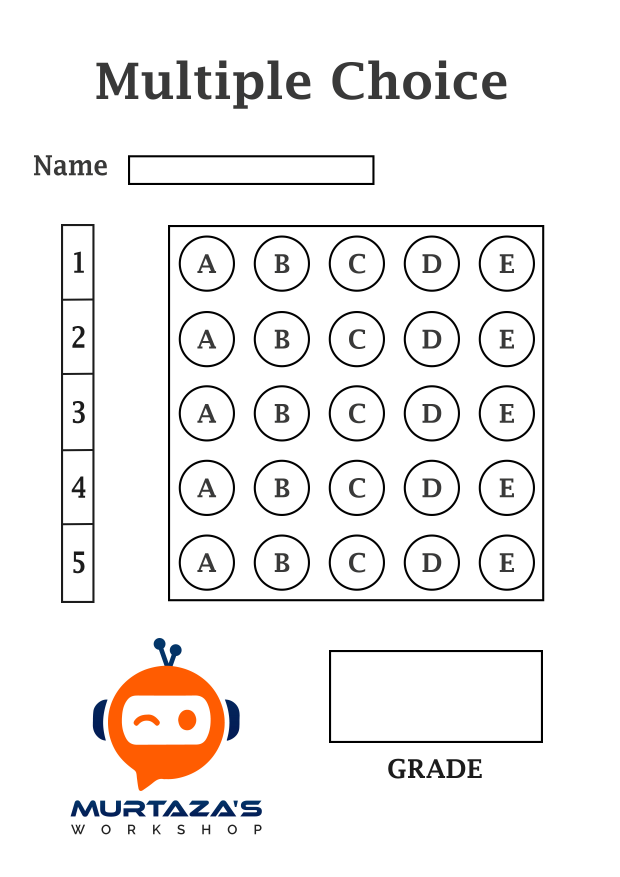
#> input picture MCQPaper.jpg, 2480 x 3508 px, given in place of , which was not available (shown at 1/4 size)
$ python -i OMR_Main.py   (imports and definitions only)
#> lines starting #> are read from the running program, lines starting #| are printed output that depends on the picture; after the words box and inside, x2 and y2 are one past the last pixel; in counts of white or black regions, pixels touching at a corner belong together; pictures that were not available may be replaced by others from this repository, and a replacement may not be noted
### utlis.py
import cv2
import numpy as np

# TO STACK ALL THE IMAGES IN ONE WINDOW


def stackImages(imgArray, scale, lables=[]):
    rows = len(imgArray)
    cols = len(imgArray[0])
    rowsAvailable = isinstance(imgArray[0], list)
    width = imgArray[0][0].shape[1]
    height = imgArray[0][0].shape[0]
    if rowsAvailable:
        for x in range(0, rows):
            for y in range(0, cols):
                imgArray[x][y] = cv2.resize(
                    imgArray[x][y], (0, 0), None, scale, scale)
                if len(imgArray[x][y].shape) == 2:
                    imgArray[x][y] = cv2.cvtColor(
                        imgArray[x][y], cv2.COLOR_GRAY2BGR)
        imageBlank = np.zeros((height, width, 3), np.uint8)
        hor = [imageBlank]*rows
        hor_con = [imageBlank]*rows
        for x in range(0, rows):
            hor[x] = np.hstack(imgArray[x])
            hor_con[x] = np.concatenate(imgArray[x])
        ver = np.vstack(hor)
        ver_con = np.concatenate(hor)
    else:
        for x in range(0, rows):
            imgArray[x] = cv2.resize(imgArray[x], (0, 0), None, scale, scale)
            if len(imgArray[x].shape) == 2:
                imgArray[x] = cv2.cvtColor(imgArray[x], cv2.COLOR_GRAY2BGR)
        hor = np.hstack(imgArray)
        hor_con = np.concatenate(imgArray)
        ver = hor
    if len(lables) != 0:
        eachImgWidth = int(ver.shape[1] / cols)
        eachImgHeight = int(ver.shape[0] / rows)
        for d in range(0, rows):
            for c in range(0, cols):
                cv2.rectangle(ver, (c*eachImgWidth, eachImgHeight*d), (c*eachImgWidth+len(
                    lables[d][c])*13+27, 30+eachImgHeight*d), (255, 255, 255), cv2.FILLED)
                cv2.putText(ver, lables[d][c], (eachImgWidth*c+10, eachImgHeight *
                            d+20), cv2.FONT_HERSHEY_COMPLEX, 0.7, (255, 0, 255), 2)
    return ver


def reorder(myPoints):

    myPoints = myPoints.reshape((4, 2))  # REMOVE EXTRA BRACKET
    # NEW MATRIX WITH ARRANGED POINTS
    myPointsNew = np.zeros((4, 1, 2), np.int32)
    add = myPoints.sum(1)
    myPointsNew[0] = myPoints[np.argmin(add)]  # [0,0]
    myPointsNew[3] = myPoints[np.argmax(add)]  # [w,h]
    diff = np.diff(myPoints, axis=1)
    myPointsNew[1] = myPoints[np.argmin(diff)]  # [w,0]
    myPointsNew[2] = myPoints[np.argmax(diff)]  # [h,0]

    return myPointsNew


def rectContour(contours):

    rectCon = []
    max_area = 0
    for i in contours:
        area = cv2.contourArea(i)
        if area > 50:
            peri = cv2.arcLength(i, True)
            approx = cv2.approxPolyDP(i, 0.02 * peri, True)
            if len(approx) == 4:
                rectCon.append(i)
    rectCon = sorted(rectCon, key=cv2.contourArea, reverse=True)
    return rectCon


def getCornerPoints(cont):
    peri = cv2.arcLength(cont, True)  # LENGTH OF CONTOUR
    # APPROXIMATE THE POLY TO GET CORNER POINTS
    approx = cv2.approxPolyDP(cont, 0.02 * peri, True)
    return approx


def splitBoxes(img):
    rows = np.vsplit(img, 5)
    boxes = []
    for r in rows:
        cols = np.hsplit(r, 5)
        for box in cols:
            boxes.append(box)
    return boxes


def drawGrid(img, questions=5, choices=5):
    secW = int(img.shape[1]/questions)
    secH = int(img.shape[0]/choices)
    for i in range(0, 9):
        pt1 = (0, secH*i)
        pt2 = (img.shape[1], secH*i)
        pt3 = (secW * i, 0)
        pt4 = (secW*i, img.shape[0])
        cv2.line(img, pt1, pt2, (255, 255, 0), 2)
        cv2.line(img, pt3, pt4, (255, 255, 0), 2)

    return img


def showAnswers(img, myIndex, grading, ans, questions=5, choices=5):
    secW = int(img.shape[1]/questions)
    secH = int(img.shape[0]/choices)

    for x in range(0, questions):
        myAns = myIndex[x]
        cX = (myAns * secW) + secW // 2
        cY = (x * secH) + secH // 2
        if grading[x] == 1:
            myColor = (0, 255, 0)
            # cv2.rectangle(img,(myAns*secW,x*secH),((myAns*secW)+secW,(x*secH)+secH),myColor,cv2.FILLED)
            cv2.circle(img, (cX, cY), 50, myColor, cv2.FILLED)
        else:
            myColor = (0, 0, 255)
            # cv2.rectangle(img, (myAns * secW, x * secH), ((myAns * secW) + secW, (x * secH) + secH), myColor, cv2.FILLED)
            cv2.circle(img, (cX, cY), 50, myColor, cv2.FILLED)

            # CORRECT ANSWER
            myColor = (0, 255, 0)
            correctAns = ans[x]
            cv2.circle(img, ((correctAns * secW)+secW//2, (x * secH)+secH//2),
                       20, myColor, cv2.FILLED)

### OMR_Main.py
import cv2
import numpy as np
import utlis
import tkinter as tk
from tkinter import filedialog
import os

########################################################################
pathImage = ""
heightImg = 700
widthImg = 700
questions = 5
choices = 5
ans = [1, 1, 1, 1, 1]
########################################################################


def select_image():
    global pathImage
    pathImage = filedialog.askopenfilename(initialdir=os.getcwd(), title="Select Image",
                                           filetypes=(("JPEG files", ".jpg"), ("PNG files", ".png"), ("All files", ".")))

    if pathImage:
        process_image()
    else:
        print("Failed Loading the Image")


def process_image():
    img = cv2.imread(pathImage)
#> img is the input picture: shape (3508, 2480, 3); mean B, G, R 239, 239.9, 241.8
    img = cv2.resize(img, (widthImg, heightImg))  # RESIZE IMAGE
#> img: shape (700, 700, 3)
    imgFinal = img.copy()
    # CREATE A BLANK IMAGE FOR TESTING DEBUGGING IF REQUIRED
    imgBlank = np.zeros((heightImg, widthImg, 3), np.uint8)
    # CONVERT IMAGE TO GRAY SCALE
    imgGray = cv2.cvtColor(img, cv2.COLOR_BGR2GRAY)
    imgBlur = cv2.GaussianBlur(imgGray, (5, 5), 1)  # ADD GAUSSIAN BLUR
    imgCanny = cv2.Canny(imgBlur, 10, 70)  # APPLY CANNY
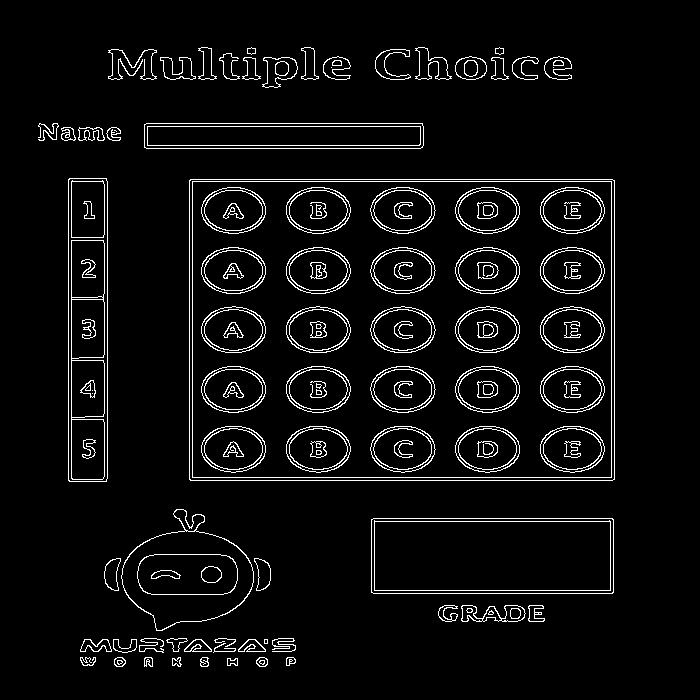
#> imgCanny: shape (700, 700); 5.1% white in thin lines or dots, all inside (x1, y1, x2, y2) = (38, 47, 615, 667)

    # FIND ALL COUNTOURS
    imgContours = img.copy()  # COPY IMAGE FOR DISPLAY PURPOSES
    imgBigContour = img.copy()  # COPY IMAGE FOR DISPLAY PURPOSES
    contours, hierarchy = cv2.findContours(
        imgCanny, cv2.RETR_EXTERNAL, cv2.CHAIN_APPROX_NONE)  # FIND ALL CONTOURS
#> contours = 48 contours, 7 with area under 20; largest, box (x1, y1, x2, y2) and area: (189, 179, 615, 481) 127921, (371, 518, 614, 594) 18146, (68, 178, 108, 482) 11811, (121, 509, 254, 631) 9922, (144, 123, 424, 149) 6966
    # DRAW ALL DETECTED CONTOURS
    cv2.drawContours(imgContours, contours, -1, (0, 255, 0), 10)
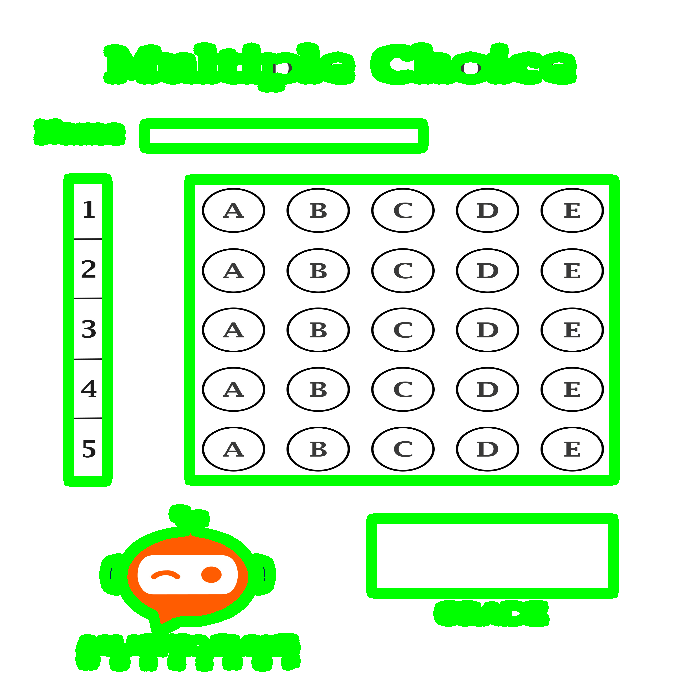
#> imgContours: shape (700, 700, 3); mean B, G, R 210.2, 247.7, 212.4
    rectCon = utlis.rectContour(contours)  # FILTER FOR RECTANGLE CONTOURS
#> the loop in rectContour, `for i in contours:` made 48 passes
#> (area, peri, approx) on passes 24, 26, 27, 31: (18146, 631.7, [[371, 519], [373, 593], [613, 592], [612, 518]]), (127921, 1449.7, [[189, 180], [190, 480], [614, 479], [614, 180]]), (11811, 681.7, [[69, 178], [68, 480], [106, 481], [107, 181]]), (6965.5, 605.1, [[144, 124], [146, 148], [423, 145], [422, 123]])
#> (area, peri) on passes 1 to 6: (55, 38.49), (57.5, 31.07), (85, 34.14), (64.5, 32.73), (53, 38.97), (57.5, 42.73)
#> after the loop in rectContour, `for i in contours:`: rectCon = 4 contours; box (x1, y1, x2, y2) and area: (189, 179, 615, 481) 127921, (371, 518, 614, 594) 18146, (68, 178, 108, 482) 11811, (144, 123, 424, 149) 6966
    # GET CORNER POINTS OF THE BIGGEST RECTANGLE
    biggestPoints = utlis.getCornerPoints(rectCon[0])
#> in getCornerPoints, `peri = cv2.arcLength(cont, True)`: peri = 1449.7
#> in getCornerPoints, `approx = cv2.approxPolyDP(cont, 0.02 * peri, True)`: approx = [[189, 180], [190, 480], [614, 479], [614, 180]]
#> biggestPoints = [[189, 180], [190, 480], [614, 479], [614, 180]]
    # GET CORNER POINTS OF THE SECOND BIGGEST RECTANGLE
    gradePoints = utlis.getCornerPoints(rectCon[1])
#> gradePoints = [[371, 519], [373, 593], [613, 592], [612, 518]]

    if biggestPoints.size != 0 and gradePoints.size != 0:

        # BIGGEST RECTANGLE WARPING
        biggestPoints = utlis.reorder(biggestPoints)  # REORDER FOR WARPING
#> in reorder, `myPoints = myPoints.reshape((4, 2))`: myPoints = [[189, 180], [190, 480], [614, 479], [614, 180]]
#> in reorder, `add = myPoints.sum(1)`: add = [369, 670, 1093, 794]
#> in reorder, `diff = np.diff(myPoints, axis=1)`: diff = [-9, 290, -135, -434]
#> biggestPoints = [[189, 180], [614, 180], [190, 480], [614, 479]]
        cv2.drawContours(imgBigContour, biggestPoints, -1,
                         (0, 255, 0), 20)  # DRAW THE BIGGEST CONTOUR
#> imgBigContour: shape (700, 700, 3); mean B, G, R 238.4, 240, 241.2
        pts1 = np.float32(biggestPoints)  # PREPARE POINTS FOR WARP
#> pts1 = [[189, 180], [614, 180], [190, 480], [614, 479]]
        pts2 = np.float32([[0, 0], [widthImg, 0], [0, heightImg], [
            widthImg, heightImg]])  # PREPARE POINTS FOR WARP
        matrix = cv2.getPerspectiveTransform(
            pts1, pts2)  # GET TRANSFORMATION MATRIX
#> matrix = [[1.64, -0.00546, -308.4], [0, 2.32, -417.8], [-7.84e-06, -7.79e-06, 1]]
        imgWarpColored = cv2.warpPerspective(
            img, matrix, (widthImg, heightImg))  # APPLY WARP PERSPECTIVE

        # SECOND BIGGEST RECTANGLE WARPING
        cv2.drawContours(imgBigContour, gradePoints, -1,
                         (255, 0, 0), 20)  # DRAW THE BIGGEST CONTOUR
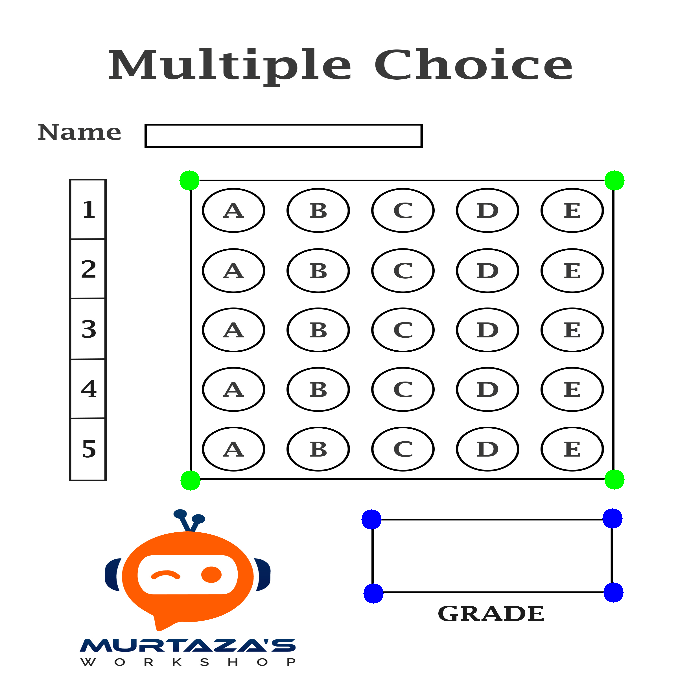
#> imgBigContour: shape (700, 700, 3); mean B, G, R 238.5, 239.4, 240.7
        gradePoints = utlis.reorder(gradePoints)  # REORDER FOR WARPING
#> gradePoints = [[371, 519], [612, 518], [373, 593], [613, 592]]
        ptsG1 = np.float32(gradePoints)  # PREPARE POINTS FOR WARP
#> ptsG1 = [[371, 519], [612, 518], [373, 593], [613, 592]]
        # PREPARE POINTS FOR WARP
        ptsG2 = np.float32([[0, 0], [325, 0], [0, 150], [325, 150]])
        matrixG = cv2.getPerspectiveTransform(
            ptsG1, ptsG2)  # GET TRANSFORMATION MATRIX
#> matrixG = [[1.31, -0.0354, -467.6], [0.00814, 1.96, -1020.8], [-4.53e-07, -5.45e-05, 1]]
        imgGradeDisplay = cv2.warpPerspective(
            img, matrixG, (325, 150))  # APPLY WARP PERSPECTIVE

        # APPLY THRESHOLD
        imgWarpGray = cv2.cvtColor(
            imgWarpColored, cv2.COLOR_BGR2GRAY)  # CONVERT TO GRAYSCALE
        imgThresh = cv2.threshold(imgWarpGray, 170, 255, cv2.THRESH_BINARY_INV)[
            1]  # APPLY THRESHOLD AND INVERSE
#> imgThresh: shape (700, 700); 12.4% white; 51 white regions, largest, box (x1, y1, x2, y2) and area: (0, 0, 700, 700) 10010, (158, 435, 264, 541) 1502, (578, 158, 683, 264) 1499

        boxes = utlis.splitBoxes(imgThresh)  # GET INDIVIDUAL BOXES
#> in splitBoxes, `rows = np.vsplit(img, 5)`: rows = 5 items
#> the loop in splitBoxes, `for r in rows:` made 5 passes
#> after the loop in splitBoxes, `for r in rows:`: boxes = 25 items
#> boxes = 25 items
        # cv2.imshow("Split Test ", boxes[3])
        countR = 0
        countC = 0
        # TO STORE THE NON ZERO VALUES OF EACH BOX
        myPixelVal = np.zeros((questions, choices))
        for image in boxes:
            # cv2.imshow(str(countR)+str(countC),image)
            totalPixels = cv2.countNonZero(image)
            myPixelVal[countR][countC] = totalPixels
            countC += 1
            if (countC == choices):
                countC = 0
                countR += 1
#> this loop made 25 passes
#> totalPixels on passes 1 to 12: 2786, 2359, 2161, 2391, 2850, 2457, 2079, 1918, 2153, 2562, 2480, 2053
#> after the loop, countC = 0; countR = 5; myPixelVal = [[2786, 2359, 2161, 2391, 2850], [2457, 2079, 1918, 2153, 2562], [2480, 2053, 1913, 2156, 2583], [2554, 2120, 1912, 2178, 2592], [3175, 2760, 2579, 2684, 3069]]
        print(myPixelVal)
#| [[2786. 2359. 2161. 2391. 2850.]
#|  [2457. 2079. 1918. 2153. 2562.]
#|  [2480. 2053. 1913. 2156. 2583.]
#|  [2554. 2120. 1912. 2178. 2592.]
#|  [3175. 2760. 2579. 2684. 3069.]]

        # FIND THE USER ANSWERS AND PUT THEM IN A LIST
        myIndex = []
        for x in range(0, questions):
            arr = myPixelVal[x]
            # Greter then 5200 is consided as marked.
            cnt = int(0)

            for v in range(0, choices):
                if arr[v] > 5200:
                    cnt = cnt+1
            if cnt == 1:
                myIndexVal = np.where(arr == np.amax(arr))
                print(myIndexVal)
                myIndex.append(myIndexVal[0][0])
            else:
                myIndex.append(-1)
#> this loop made 5 passes
#> after the loop, myIndex = [-1, -1, -1, -1, -1]

        # COMPARE THE VALUES TO FIND THE CORRECT ANSWERS
        grading = []
        for x in range(0, questions):
            if myIndex[x] == -1:
                grading.append(0)
            elif ans[x] == myIndex[x]:
                grading.append(1)
            else:
                grading.append(0)
#> after the loop, grading = [0, 0, 0, 0, 0]
        score = (sum(grading)/questions)*100
#> score = 0

        # DISPLAYING ANSWERS
        utlis.showAnswers(imgWarpColored, myIndex, grading,
                          ans)  # DRAW DETECTED ANSWERS
        utlis.drawGrid(imgWarpColored)  # DRAW GRID
#> after the loop in drawGrid, `for i in range(0, 9):`:
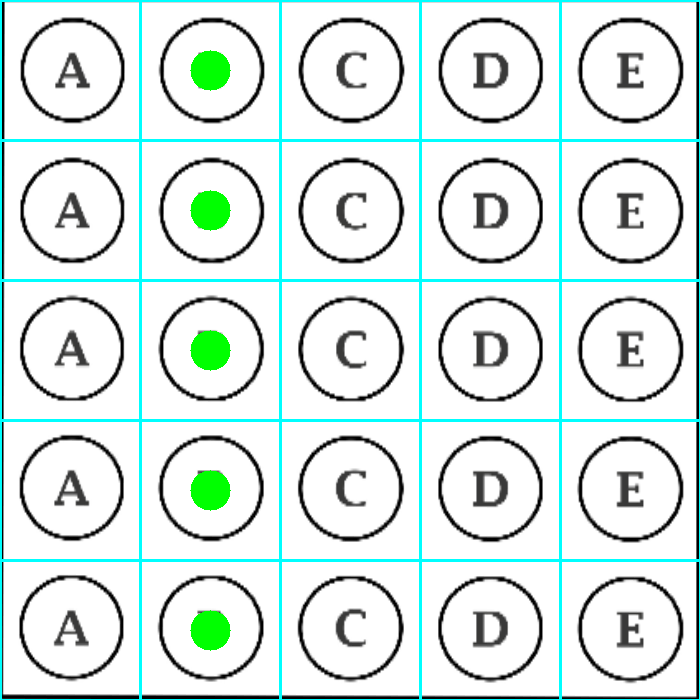
#> img: shape (700, 700, 3); mean B, G, R 228.9, 232.2, 218.1
        # NEW BLANK IMAGE WITH WARP IMAGE SIZE
        imgRawDrawings = np.zeros_like(imgWarpColored)  # BLANK IMAGE

        utlis.showAnswers(imgRawDrawings, myIndex,
                          grading, ans)  # DRAW ON NEW IMAGE
#> call 2 of showAnswers, with questions = 5, choices = 5
#> after the loop in showAnswers (call 2), `for x in range(0, questions):`:
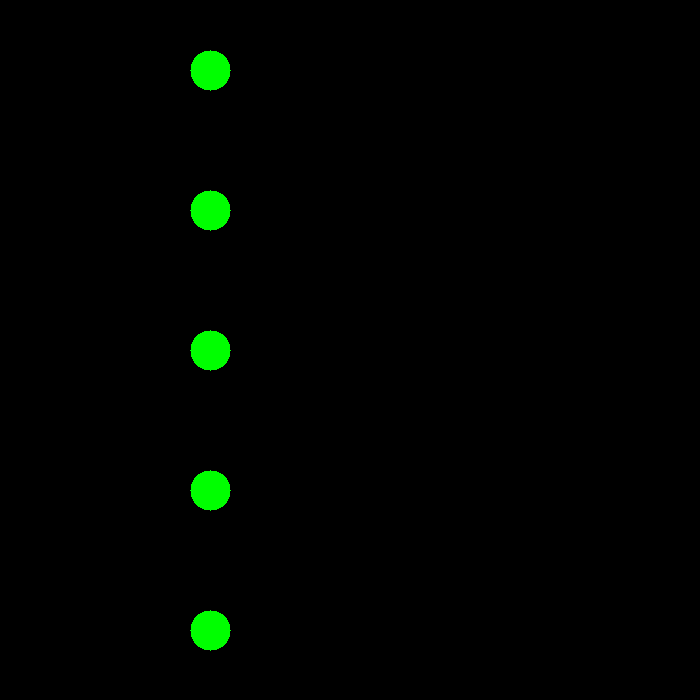
#> img: shape (700, 700, 3); mean B, G, R 0, 3.3, 0

        invMatrix = cv2.getPerspectiveTransform(
            pts2, pts1)  # INVERSE TRANSFORMATION MATRIX
#> invMatrix = [[0.61, 0.00207, 189], [0.000862, 0.43, 180], [4.79e-06, 3.37e-06, 1]]
        imgInvWarp = cv2.warpPerspective(
            imgRawDrawings, invMatrix, (widthImg, heightImg))  # INV IMAGE WARP

        # SHOW ANSWERS AND GRADE ON FINAL IMAGE
        imgFinal = cv2.addWeighted(imgFinal, 1, imgInvWarp, 1, 0)
        Final = imgFinal.copy()

        cv2.putText(Final, str(score)+"%", (470, 560),
                    cv2.FONT_HERSHEY_SIMPLEX, 1, (0, 0, 0), 1)
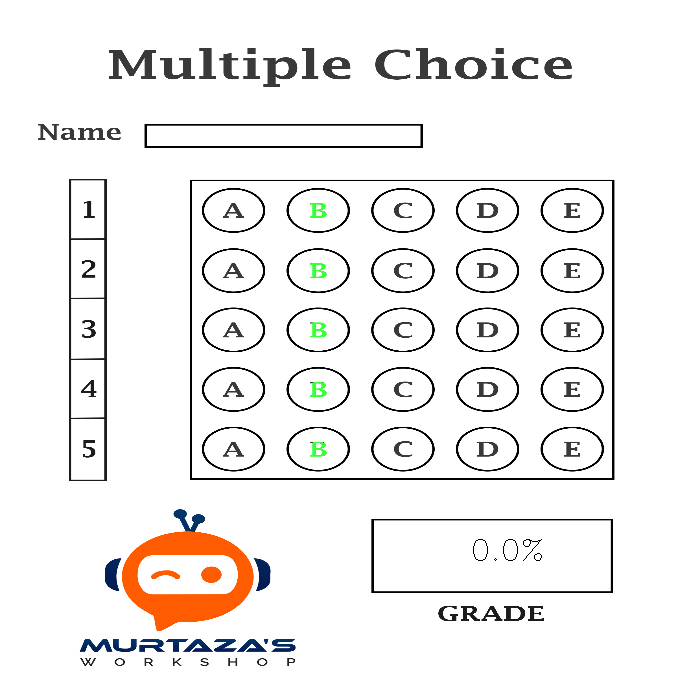
#> Final: shape (700, 700, 3); mean B, G, R 238.9, 240.1, 241.7

        # IMAGE ARRAY FOR DISPLAY
        imageArray = ([img, imgGray, imgCanny, imgContours],
                      [imgBigContour, imgThresh, imgWarpColored, Final])

        # LABELS FOR DISPLAY
        lables = [["Original", "Gray", "Edges", "Contours"],
                  ["Biggest Contour", "Threshold", "Warpped", "Final"]]

        stackedImage = utlis.stackImages(imageArray, 0.5, lables)
#> in stackImages, `rows = len(imgArray)`: rows = 2
#> in stackImages, `cols = len(imgArray[0])`: cols = 4
#> in stackImages, `rowsAvailable = isinstance(imgArray[0], list)`: rowsAvailable = True
#> in stackImages, `hor = [imageBlank]*rows`: hor = 2 items
#> in stackImages, `eachImgWidth = int(ver.shape[1] / cols)`: eachImgWidth = 350
#> after the loop in stackImages, `for d in range(0, rows):`:
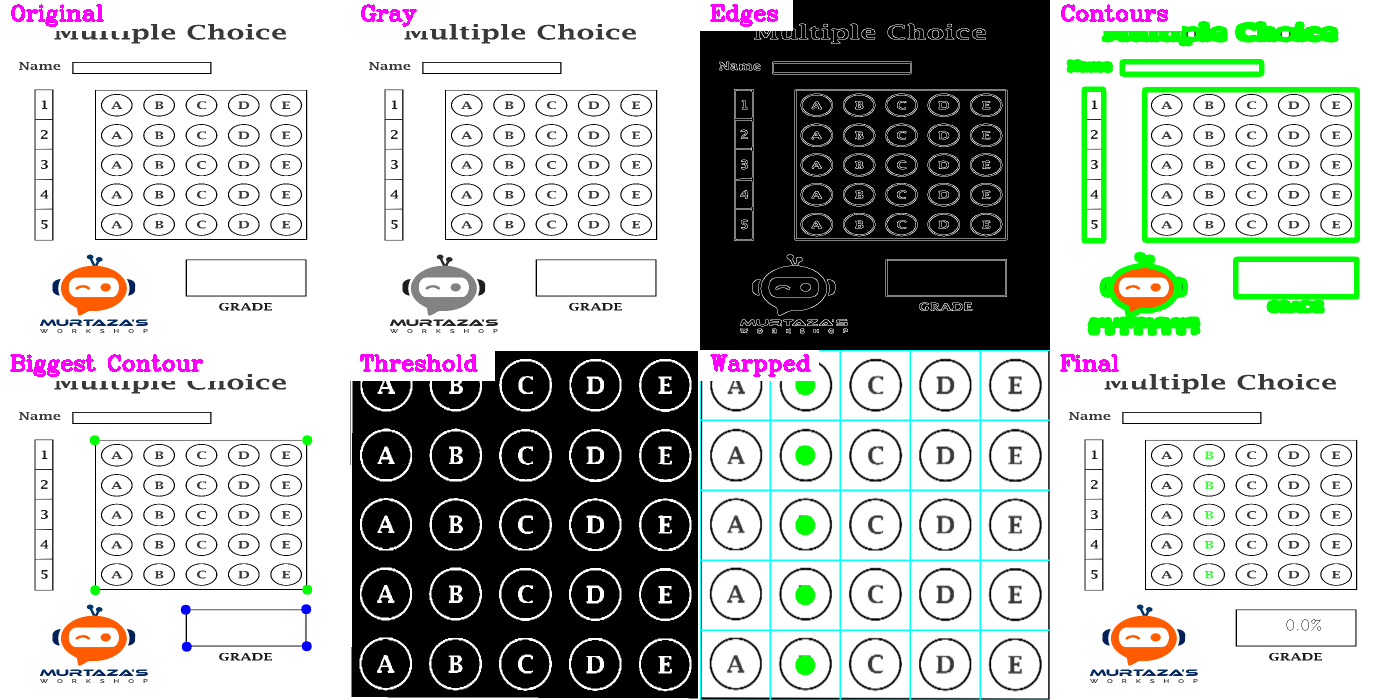
#> ver: shape (700, 1400, 3); mean of channels 0, 1, 2 182.2, 185.7, 182.2; drawn as B, G, R
        cv2.imshow("Result", stackedImage)
        cv2.waitKey(0)
        cv2.destroyAllWindows()

        cv2.imshow("Final Result", Final)
        cv2.waitKey(0)
        cv2.destroyAllWindows()


# [3 lines not run here, left out]

# [1 line that did not run here, left out]
# [1 line not run here, left out]

# [1 line that did not run here, left out]
# [3 lines not run here, left out]

>>> result = process_image()
